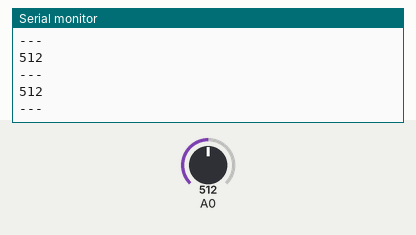
This sketch was run on a simulated Arduino Uno, built with avr-gcc and run on an emulated ATmega328P. On the bench: the last lines printed to the serial monitor. The inputs (shaded band) are chosen by the test bench; at power-on: A0 = 512.

Above: at 1.3 s.
1.4 s: A0 set to 716
At 1.81 s:
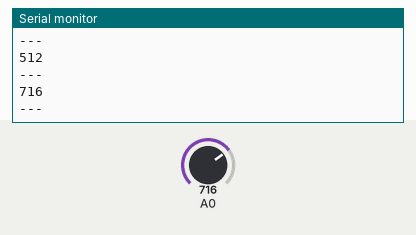
2.9 s: A0 set to 900
At 3.31 s:
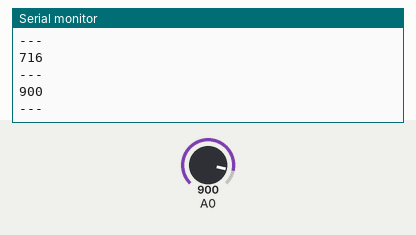
Timing chart, 0 to 5.9 s (numbered marks = the images above; inputs shaded):
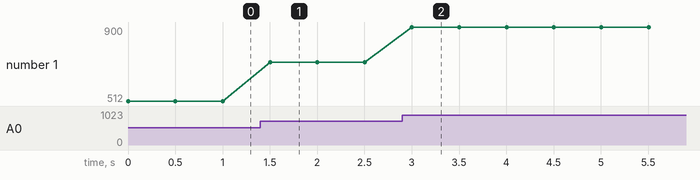

Measured:
- after the input at 1.4 s, the serial monitor: prints a new line after 0.10 s (image 1)
- after the input at 2.9 s, the serial monitor: prints a new line after 0.10 s (image 2)
- plotted number 1: 512 → 716 after the input at 1.4 s, 716 → 900 after the input at 2.9 s

The sketch:

sketch_SensorAnalog.ino
```cpp
int sensor = 0;

void setup() {
  // Iniciando a porta serial
  Serial.begin(9600);
}

void loop() {
  // Lendo entrada da porta analógica
  sensor = analogRead(A0);

  // Imprimindo entrada
  Serial.println(sensor);
  Serial.println("---");

  // Temporizador para garantir a legibilidade
  delay(500);
}
```
